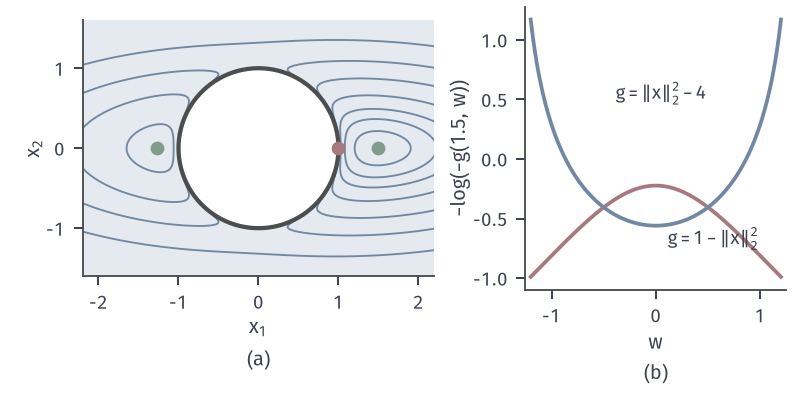

Write Python code to recreate this figure.
from pathlib import Path
import sys
ROOT = next(p for p in Path(__file__).resolve().parents if (p/"build.sh").is_file() and (p/"tex/book.tex").is_file())
sys.path.insert(0, str(ROOT/"figures/05-optimization/06-constrained-optimization/matplotlib/nlipm-common"))
from nlipm import *
OUT = Path(__file__).resolve().parent
# Barrier of a nonconvex constraint: outside of the unit disc.
fig, (a, b) = figure(width_mm=112, height_mm=56, ncols=2, width_ratios=[1.35, 1])
mu = .1
u, v = np.meshgrid(np.linspace(-2.2, 2.2, 700), np.linspace(-1.6, 1.6, 600))
r2 = u**2+v**2
with np.errstate(all='ignore'):
    Z = v**2+.12*(u-.5)**2 - mu*np.log(r2-1)
Z = np.ma.masked_where(r2 <= 1.0005, Z)
a.fill_between([-2.2, 2.2], -1.6, 1.6, color=BLUE_FILL, lw=0, zorder=0)
th = np.linspace(0, 2*np.pi, 300); a.fill(np.cos(th), np.sin(th), color='white', zorder=1); a.plot(np.cos(th), np.sin(th), color=EDGE, lw=1.7, zorder=2)
a.contour(u, v, Z, levels=[.08, .14, .22, .32, .5, .8, 1.2, 1.8], colors=BLUE, linewidths=.75, zorder=1.5)
h = lambda t: .12*(t-.5)**2 - mu*np.log(t**2-1)
tr = np.linspace(1.0005, 2.2, 40000); tl = -tr
xr, xl = tr[np.argmin(h(tr))], tl[np.argmin(h(tl))]
a.plot([xr], [0], 'o', color=GREEN, ms=4.5, zorder=6); a.plot([xl], [0], 'o', color=GREEN, ms=4.5, zorder=6)
a.plot([1.], [0], 'o', color=RED, ms=4.5, zorder=7)
a.set_xlim(-2.2, 2.2); a.set_ylim(-1.6, 1.6); a.set_aspect('equal'); tag(a, '$x_1$', '(a)'); a.set_ylabel('$x_2$', labelpad=1)
w = np.linspace(-1.2, 1.2, 400)
b.plot(w, -np.log(1.25+w**2), color=RED, lw=1.5); b.plot(w, -np.log(1.75-w**2), color=BLUE, lw=1.5)
b.text(.55, -.72, '$g=1-\\|x\\|_2^2$', fontsize=7.5, color=INK, ha='center'); b.text(.05, .5, '$g=\\|x\\|_2^2-4$', fontsize=7.5, color=INK, ha='center')
b.set_xlim(-1.25, 1.25); tag(b, '$w$', '(b)'); b.set_ylabel('$-\\log(-g(1.5,\\,w))$', labelpad=1)
save(fig, OUT, 'figure', {'formula': 'f=x2^2+0.12(x1-0.5)^2,g=1-|x|^2,mu=.1', 'x_right': xr, 'x_left': xl})
